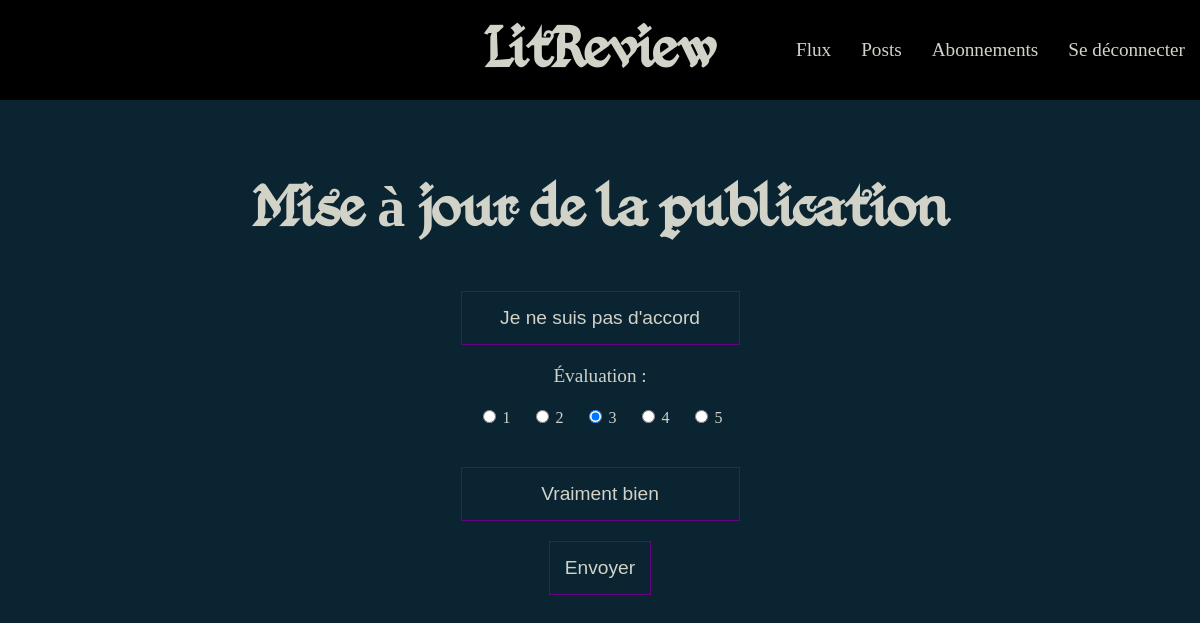
Screenshot of /edit-review/3 (signed in) with the database file from the repository.
### review/models.py (models this page shows)
class Review(models.Model):
    ticket = models.ForeignKey(
        to=Ticket,
        on_delete=models.CASCADE,
        null=True
        )
    headline = models.CharField(max_length=128)
    rating = models.PositiveSmallIntegerField(
        validators=[MinValueValidator(0), MaxValueValidator(5)])
    body = models.CharField(max_length=8192, blank=True)
    user = models.ForeignKey(
        to=settings.AUTH_USER_MODEL, on_delete=models.CASCADE)
    time_created = models.DateTimeField(auto_now_add=True)

### review/views.py (the view)
# urls.py: path('edit-review/<int:id>', views.edit_review, name='edit_review'),
@login_required
def edit_review(request, id):
    review = models.Review.objects.get(
        id=id
    )
    if review.user == request.user:
        if request.method == 'POST':
            form = forms.CreateReviewForm(request.POST, instance=review)
            if form.is_valid():
                form.save()
                return redirect('home')
        else:
            form = forms.CreateReviewForm(instance=review)
        return render(request,
                      'review/edit_post.html',
                      {'form': form}
                      )
    else:
        return home(request)

### review/forms.py
class CreateReviewForm(forms.ModelForm):
    class Meta:
        CHOICES = [
            ('1', 1),
            ('2', 2),
            ('3', 3),
            ('4', 4),
            ('5', 5),
        ]
        model = models.Review
        exclude = [
            'user',
            'ticket'
            ]
        widgets = {
            'rating': forms.RadioSelect(choices=CHOICES),
            'headline': forms.TextInput(attrs={'placeholder': 'Titre'}),
            'body': forms.TextInput(attrs={'placeholder': 'Commentaire'})
        }
        labels = {
            'rating': 'Évaluation',
            'headline': '',
            'body': ''
        }

### review/templates/review/edit_post.html (shortened to what this page needs)
{% extends 'review/base.html' %}
{% block content %}
<h1>Mise à jour de la publication</h1>
<form action="" method="post">
  {{ form.as_p }}
  <input type="submit" value="Envoyer">
</form>
{% endblock content %}

### static/styles/styles.css (style rules this page uses)
body, h1, h2, h3, h4, ul, p, a { margin: 0; box-sizing: border-box; padding: 0; }
body { color: #d1d3c9; background-color: #0b2431; }
p, li, a, input, button, textarea { font-size: 1.2rem; }
h1 { font-family: "calligraphic"; font-size: 3.5rem; }
form { display: flex; flex-direction: column; align-items: center; gap: 20px; }
form input, form textarea { border: 1px solid #670280; padding: 15px; background-color: #0b2431; color: #d1d3c9; text-align: center; }
form #id_rating { display: flex; gap: 20px; }

### rows the page displays
Review: headline "Je ne suis pas d'accord", rating "☐ 1 ☐ 2 ☑ 3 ☐ 4 ☐ 5", body "Vraiment bien"
